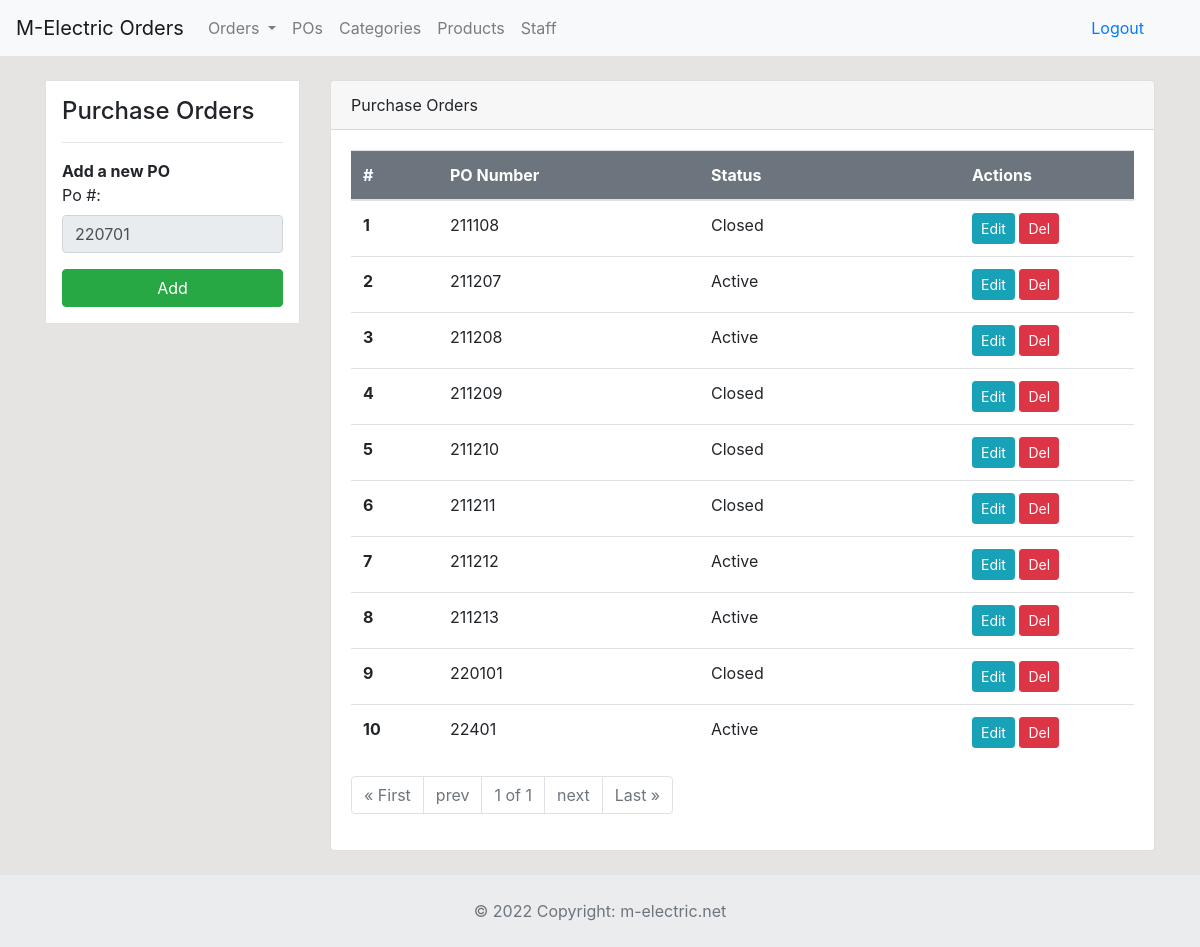
The page /pos (signed in) on the database its author committed.
### dashboard/models.py (models this page shows)
class Po(models.Model):
	po_number = models.PositiveIntegerField(null=True, default=0)
	status = models.CharField('Status', max_length=50, default='Active', null=True, blank=True)
	created = models.DateTimeField(auto_now_add=True)

### dashboard/views.py (the view, shortened to what this page needs)
# urls.py: path('pos', views.pos, name='pos'),
@login_required
def pos(request):
    new_po_number = 0
    pos_list = Po.objects.all().order_by('id')
    if pos_list:
        last_po = Po.objects.all().last()
        last_po_number = last_po.po_number
    else:
        last_po_number = 0
    pos_paginator = Paginator(Po.objects.all(), 10)
    requested_page = request.GET.get('page')
    all_pos = pos_paginator.get_page(requested_page)
    year_months_dict = list()
    years = list()
    years = set(years)
    years = list(years)
    months = list()
    for po in pos_list:
        for year in years:
            if str(po.po_number)[0:2] == year:
                months.append(str(po.po_number)[2:4])
    current_month = datetime.date.today().month
    current_year = int(str(datetime.date.today().year)[2:4])
    if last_po_number > 0:
        month_last_po = str(last_po_number)[2:4]
        if int(month_last_po) == current_month:
            new_po_number = last_po_number + 1
        else:
            if int(month_last_po) <= 11:
                new_po_number = str(current_year) + str(current_month) + '01'
            else:
                if current_month <= 9:
                    new_po_number = str(current_year) + '0' + str(current_month) + '01'
                else:
                    new_po_number = str(current_year) + str(current_month) + '01'
    else:
        if current_month <= 9:
            new_po_number = str(current_year) + '0' + str(current_month) + '01'
        else:
            new_po_number = str(current_year) + str(current_month) + '01'
    context = {
        'pos_list': pos_list,
        'new_po_number': new_po_number,
        'all_pos': all_pos,
    }
    return render(request, 'dashboard/pos.html', context)

### templates/dashboard/pos.html (shortened to what this page needs)
{% extends 'partials/base.html' %}
{% load crispy_forms_tags %}
{% block content %}
<div class="container">
    <div class="row my-4">
        <div class="col-md-3">
            <div class="border bg-white p-3">
                <h4>Purchase Orders</h4>
                <hr>
                <form method="POST">
                    <div class="form-group">
                        <strong>Add a new PO</strong><br>
                        <label for="formGroupExampleInput">Po #:</label>
                        <input type="text" class="form-control" id="validationCustom01" value="{{new_po_number}}" disabled>
                    </div>
                    <input class="btn btn-success btn-block" type="submit" value="Add">
                </form>
            </div>
        </div>
        <div class="col-md-9">
            <div class="card pl-0">
                <div class="card-header">
                    Purchase Orders
                </div>
                <div class="card-body">
                    <div class="col-md-12 pl-0 pr-0">
                        <table class="table bg-white">
                            <thead class="bg-secondary">
                                <tr class="text-white">
                                    <th scope="col" class="col-1" >#</th>
                                    <th scope="col" class="col-3">PO Number</th>
                                    <th scope="col" class="col-3">Status</th>
                                    <th scope="col" class="col-2">Actions</th>
                                </tr>
                            </thead>
                            <tbody>
                                {% for po in all_pos %}
                                <tr>
                                    <th scope="row">{{ forloop.counter }}</th>
                                    <td>{{ po.po_number }}</td>
                                    <td>{{ po.status }}</td>
                                    <td>
                                        <a class="btn btn-info btn-sm" href="{% url 'po-update' po.id %}">Edit</a>
                                        <a class="btn btn-danger btn-sm" href="{% url 'po-delete' po.id %}">Del</a>
                                    </td>
                                </tr>
                                {% endfor %}
                            </tbody>
                        </table>
                        <nav aria-label="Page navigation example">
                            <ul class="pagination">
                                {% if all_pos.has_previous %}
                                <li class="page-item"><a href="?page=1" class="page-link"> &laquo; First </a></li>
                                <li class="page-item"><a href="?page={{all_pos.previous_page_number}}" class="page-link">prev</a></li>
                                {% else %}
                                <li class="page-item disabled"><a href="#" class="page-link"> &laquo; First </a></li>
                                <li class="page-item disabled"><a href="#" class="page-link">prev</a></li>
                                {% endif %}
                                <li class="page-item disabled">
                                    <a href="#" class="page-link">{{all_pos.number}} of {{all_pos.paginator.num_pages}}</a>
                                </li>
                                {% if all_pos.has_next %}
                                <li class="page-item"><a class="page-link" href="?page={{all_pos.next_page_number}}">next</a></li>
                                <li class="page-item"><a class="page-link" href="?page={{all_pos.paginator.num_pages}}">Last &raquo;</a></li>
                                {% else %}
                                <li class="page-item disabled"><a class="page-link" href="#">next</a></li>
                                <li class="page-item disabled"><a class="page-link" href="#">Last &raquo;</a></li>
                                {% endif %}
                            </ul>
                        </nav>
                    </div>
                </div>
            </div>
        </div>
    </div>
</div>
{% endblock %}
{% block footer %}
{% include 'partials/footer.html' %}
{% endblock %}

### static/style.css (style rules this page uses)
body { background: rgb(230, 227, 227); }

### rows shown on the page
Po: po_number "211108", status "Closed"
Po: po_number "211207", status "Active"
Po: po_number "211208", status "Active"
Po: po_number "211209", status "Closed"
Po: po_number "211210", status "Closed"
Po: po_number "211211", status "Closed"
Po: po_number "211212", status "Active"
Po: po_number "211213", status "Active"
Po: po_number "220101", status "Closed"
Po: po_number "22401", status "Active"

### other values the page prints
{{ all_pos.number }} "1"
{{ all_pos.paginator.num_pages }} "1"
